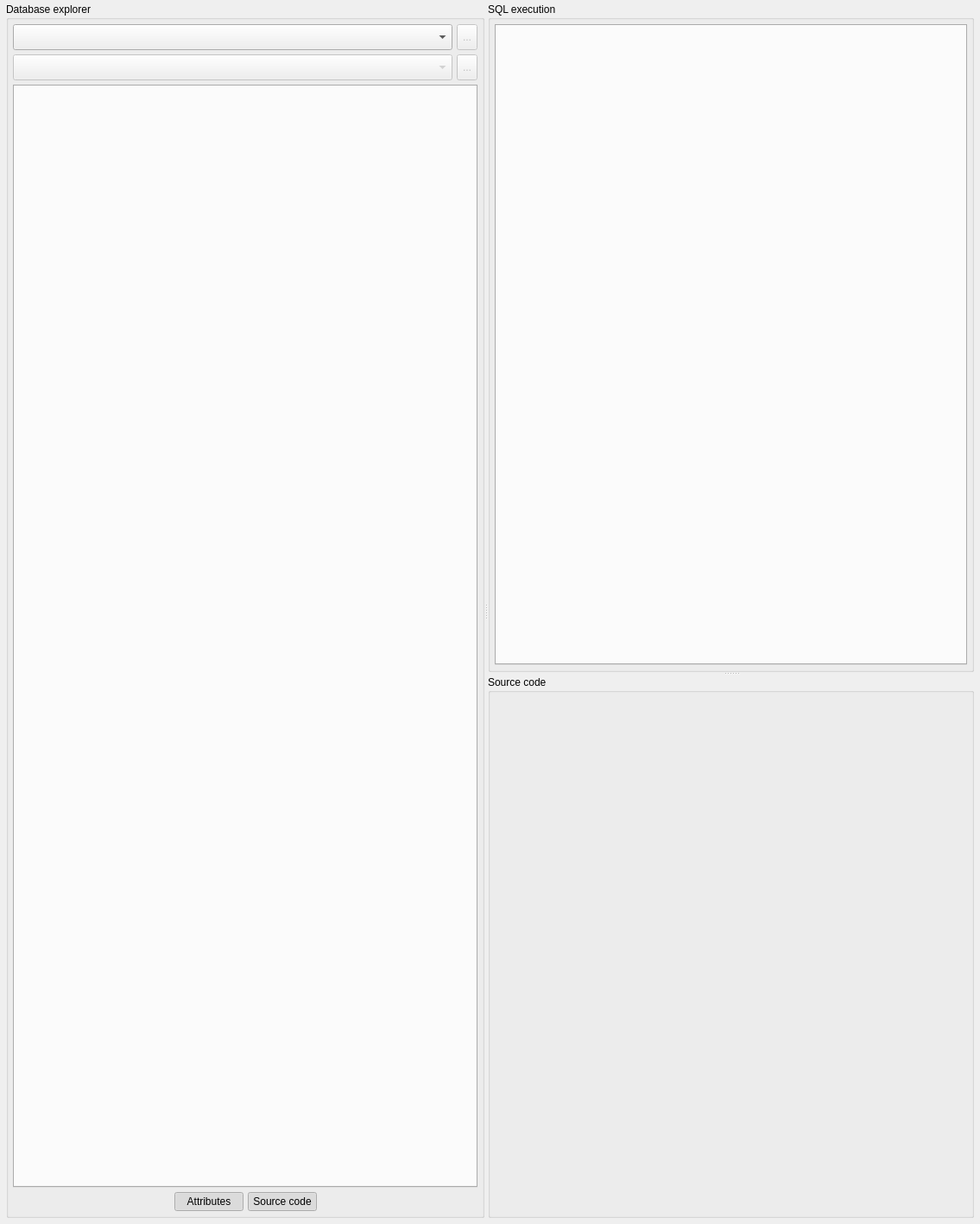
<?xml version="1.0" encoding="UTF-8"?>
<ui version="4.0">
 <class>SQLToolWidget</class>
 <widget class="QWidget" name="SQLToolWidget">
  <property name="geometry">
   <rect>
    <x>0</x>
    <y>0</y>
    <width>1135</width>
    <height>1417</height>
   </rect>
  </property>
  <property name="windowTitle">
   <string>Form</string>
  </property>
  <property name="autoFillBackground">
   <bool>false</bool>
  </property>
  <property name="styleSheet">
   <string notr="true"/>
  </property>
  <layout class="QGridLayout" name="sqltool_grid">
   <property name="leftMargin">
    <number>2</number>
   </property>
   <property name="topMargin">
    <number>3</number>
   </property>
   <property name="rightMargin">
    <number>2</number>
   </property>
   <property name="bottomMargin">
    <number>2</number>
   </property>
   <property name="spacing">
    <number>0</number>
   </property>
   <item row="0" column="0">
    <widget class="QFrame" name="bg_frame">
     <property name="sizePolicy">
      <sizepolicy hsizetype="Expanding" vsizetype="Expanding">
       <horstretch>0</horstretch>
       <verstretch>0</verstretch>
      </sizepolicy>
     </property>
     <property name="minimumSize">
      <size>
       <width>0</width>
       <height>0</height>
      </size>
     </property>
     <property name="autoFillBackground">
      <bool>true</bool>
     </property>
     <property name="styleSheet">
      <string notr="true"/>
     </property>
     <property name="frameShape">
      <enum>QFrame::Shape::NoFrame</enum>
     </property>
     <layout class="QGridLayout" name="gridLayout_2">
      <property name="leftMargin">
       <number>5</number>
      </property>
      <property name="topMargin">
       <number>0</number>
      </property>
      <property name="rightMargin">
       <number>5</number>
      </property>
      <property name="bottomMargin">
       <number>5</number>
      </property>
      <property name="spacing">
       <number>5</number>
      </property>
      <item row="0" column="0">
       <widget class="QSplitter" name="h_splitter">
        <property name="orientation">
         <enum>Qt::Orientation::Horizontal</enum>
        </property>
        <property name="handleWidth">
         <number>4</number>
        </property>
        <property name="childrenCollapsible">
         <bool>true</bool>
        </property>
        <widget class="QGroupBox" name="db_explorer_gb">
         <property name="minimumSize">
          <size>
           <width>0</width>
           <height>0</height>
          </size>
         </property>
         <property name="title">
          <string>Database explorer</string>
         </property>
         <layout class="QVBoxLayout" name="db_explorer_lt">
          <property name="spacing">
           <number>5</number>
          </property>
          <property name="leftMargin">
           <number>5</number>
          </property>
          <property name="topMargin">
           <number>5</number>
          </property>
          <property name="rightMargin">
           <number>5</number>
          </property>
          <property name="bottomMargin">
           <number>5</number>
          </property>
          <item>
           <layout class="QHBoxLayout" name="connections_lt">
            <property name="spacing">
             <number>5</number>
            </property>
            <property name="topMargin">
             <number>0</number>
            </property>
            <item>
             <widget class="QComboBox" name="connections_cmb">
              <property name="sizePolicy">
               <sizepolicy hsizetype="Expanding" vsizetype="Preferred">
                <horstretch>0</horstretch>
                <verstretch>0</verstretch>
               </sizepolicy>
              </property>
              <property name="minimumSize">
               <size>
                <width>0</width>
                <height>0</height>
               </size>
              </property>
              <property name="editable">
               <bool>false</bool>
              </property>
              <property name="sizeAdjustPolicy">
               <enum>QComboBox::SizeAdjustPolicy::AdjustToMinimumContentsLengthWithIcon</enum>
              </property>
              <property name="iconSize">
               <size>
                <width>22</width>
                <height>22</height>
               </size>
              </property>
             </widget>
            </item>
            <item>
             <widget class="QToolButton" name="disconnect_tb">
              <property name="enabled">
               <bool>false</bool>
              </property>
              <property name="sizePolicy">
               <sizepolicy hsizetype="Preferred" vsizetype="Preferred">
                <horstretch>0</horstretch>
                <verstretch>0</verstretch>
               </sizepolicy>
              </property>
              <property name="toolTip">
               <string>Disconnect from all databases</string>
              </property>
              <property name="text">
               <string>...</string>
              </property>
              <property name="icon">
               <iconset resource="../../res/resources.qrc">
                <normaloff>:/icons/icons/disconnect.png</normaloff>:/icons/icons/disconnect.png</iconset>
              </property>
              <property name="iconSize">
               <size>
                <width>25</width>
                <height>25</height>
               </size>
              </property>
              <property name="autoRaise">
               <bool>false</bool>
              </property>
             </widget>
            </item>
           </layout>
          </item>
          <item>
           <layout class="QHBoxLayout" name="horizontalLayout_6">
            <property name="spacing">
             <number>5</number>
            </property>
            <item>
             <widget class="QComboBox" name="database_cmb">
              <property name="enabled">
               <bool>false</bool>
              </property>
              <property name="sizePolicy">
               <sizepolicy hsizetype="Expanding" vsizetype="Preferred">
                <horstretch>0</horstretch>
                <verstretch>0</verstretch>
               </sizepolicy>
              </property>
              <property name="editable">
               <bool>false</bool>
              </property>
              <property name="insertPolicy">
               <enum>QComboBox::InsertPolicy::InsertAlphabetically</enum>
              </property>
              <property name="sizeAdjustPolicy">
               <enum>QComboBox::SizeAdjustPolicy::AdjustToMinimumContentsLengthWithIcon</enum>
              </property>
              <property name="iconSize">
               <size>
                <width>22</width>
                <height>22</height>
               </size>
              </property>
             </widget>
            </item>
            <item>
             <widget class="QToolButton" name="refresh_tb">
              <property name="enabled">
               <bool>false</bool>
              </property>
              <property name="sizePolicy">
               <sizepolicy hsizetype="Preferred" vsizetype="Preferred">
                <horstretch>0</horstretch>
                <verstretch>0</verstretch>
               </sizepolicy>
              </property>
              <property name="toolTip">
               <string>Update the database list</string>
              </property>
              <property name="text">
               <string>...</string>
              </property>
              <property name="icon">
               <iconset resource="../../res/resources.qrc">
                <normaloff>:/icons/icons/refresh.png</normaloff>:/icons/icons/refresh.png</iconset>
              </property>
              <property name="iconSize">
               <size>
                <width>25</width>
                <height>25</height>
               </size>
              </property>
              <property name="autoRaise">
               <bool>false</bool>
              </property>
             </widget>
            </item>
           </layout>
          </item>
          <item>
           <widget class="QTabWidget" name="databases_tbw">
            <property name="minimumSize">
             <size>
              <width>305</width>
              <height>0</height>
             </size>
            </property>
            <property name="documentMode">
             <bool>false</bool>
            </property>
            <property name="tabsClosable">
             <bool>true</bool>
            </property>
            <property name="movable">
             <bool>true</bool>
            </property>
            <property name="tabBarAutoHide">
             <bool>false</bool>
            </property>
           </widget>
          </item>
          <item>
           <layout class="QHBoxLayout" name="horizontalLayout_4">
            <property name="spacing">
             <number>5</number>
            </property>
            <property name="leftMargin">
             <number>0</number>
            </property>
            <property name="bottomMargin">
             <number>0</number>
            </property>
            <item>
             <spacer name="horizontalSpacer_2">
              <property name="orientation">
               <enum>Qt::Orientation::Horizontal</enum>
              </property>
              <property name="sizeHint" stdset="0">
               <size>
                <width>40</width>
                <height>20</height>
               </size>
              </property>
             </spacer>
            </item>
            <item>
             <widget class="QPushButton" name="attributes_btn">
              <property name="sizePolicy">
               <sizepolicy hsizetype="Preferred" vsizetype="Preferred">
                <horstretch>0</horstretch>
                <verstretch>0</verstretch>
               </sizepolicy>
              </property>
              <property name="toolTip">
               <string>Toggle the object's attributes grid</string>
              </property>
              <property name="statusTip">
               <string/>
              </property>
              <property name="text">
               <string>Attributes</string>
              </property>
              <property name="icon">
               <iconset resource="../../res/resources.qrc">
                <normaloff>:/icons/icons/attribute.png</normaloff>:/icons/icons/attribute.png</iconset>
              </property>
              <property name="iconSize">
               <size>
                <width>25</width>
                <height>25</height>
               </size>
              </property>
              <property name="shortcut">
               <string>Alt+R</string>
              </property>
              <property name="checkable">
               <bool>true</bool>
              </property>
              <property name="checked">
               <bool>true</bool>
              </property>
             </widget>
            </item>
            <item>
             <widget class="QPushButton" name="source_pane_btn">
              <property name="sizePolicy">
               <sizepolicy hsizetype="Preferred" vsizetype="Preferred">
                <horstretch>0</horstretch>
                <verstretch>0</verstretch>
               </sizepolicy>
              </property>
              <property name="toolTip">
               <string>Toggle the display of source code pane</string>
              </property>
              <property name="statusTip">
               <string/>
              </property>
              <property name="text">
               <string>Source code</string>
              </property>
              <property name="icon">
               <iconset resource="../../res/resources.qrc">
                <normaloff>:/icons/icons/sqlcode.png</normaloff>:/icons/icons/sqlcode.png</iconset>
              </property>
              <property name="iconSize">
               <size>
                <width>25</width>
                <height>25</height>
               </size>
              </property>
              <property name="checkable">
               <bool>true</bool>
              </property>
              <property name="checked">
               <bool>true</bool>
              </property>
             </widget>
            </item>
            <item>
             <spacer name="horizontalSpacer">
              <property name="orientation">
               <enum>Qt::Orientation::Horizontal</enum>
              </property>
              <property name="sizeHint" stdset="0">
               <size>
                <width>40</width>
                <height>20</height>
               </size>
              </property>
             </spacer>
            </item>
           </layout>
          </item>
         </layout>
        </widget>
        <widget class="QWidget" name="layoutWidget">
         <layout class="QVBoxLayout" name="verticalLayout_2">
          <property name="spacing">
           <number>5</number>
          </property>
          <property name="leftMargin">
           <number>0</number>
          </property>
          <item>
           <widget class="QSplitter" name="v_splitter">
            <property name="orientation">
             <enum>Qt::Orientation::Vertical</enum>
            </property>
            <property name="handleWidth">
             <number>4</number>
            </property>
            <property name="childrenCollapsible">
             <bool>false</bool>
            </property>
            <widget class="QGroupBox" name="sqlexec_gb">
             <property name="sizePolicy">
              <sizepolicy hsizetype="Expanding" vsizetype="Expanding">
               <horstretch>0</horstretch>
               <verstretch>0</verstretch>
              </sizepolicy>
             </property>
             <property name="title">
              <string>SQL execution</string>
             </property>
             <layout class="QGridLayout" name="gridLayout">
              <property name="leftMargin">
               <number>5</number>
              </property>
              <property name="topMargin">
               <number>5</number>
              </property>
              <property name="rightMargin">
               <number>5</number>
              </property>
              <property name="bottomMargin">
               <number>5</number>
              </property>
              <property name="spacing">
               <number>5</number>
              </property>
              <item row="0" column="0">
               <widget class="QTabWidget" name="sql_exec_tbw">
                <property name="minimumSize">
                 <size>
                  <width>310</width>
                  <height>0</height>
                 </size>
                </property>
                <property name="documentMode">
                 <bool>false</bool>
                </property>
                <property name="tabsClosable">
                 <bool>true</bool>
                </property>
                <property name="movable">
                 <bool>true</bool>
                </property>
                <property name="tabBarAutoHide">
                 <bool>false</bool>
                </property>
               </widget>
              </item>
             </layout>
            </widget>
            <widget class="QGroupBox" name="sourcecode_gb">
             <property name="sizePolicy">
              <sizepolicy hsizetype="Expanding" vsizetype="Preferred">
               <horstretch>0</horstretch>
               <verstretch>0</verstretch>
              </sizepolicy>
             </property>
             <property name="title">
              <string>Source code</string>
             </property>
            </widget>
           </widget>
          </item>
         </layout>
        </widget>
       </widget>
      </item>
     </layout>
    </widget>
   </item>
  </layout>
 </widget>
 <tabstops>
  <tabstop>connections_cmb</tabstop>
  <tabstop>disconnect_tb</tabstop>
  <tabstop>database_cmb</tabstop>
  <tabstop>refresh_tb</tabstop>
  <tabstop>databases_tbw</tabstop>
  <tabstop>attributes_btn</tabstop>
  <tabstop>source_pane_btn</tabstop>
  <tabstop>sql_exec_tbw</tabstop>
 </tabstops>
 <resources>
  <include location="../../res/resources.qrc"/>
 </resources>
 <connections/>
</ui>
